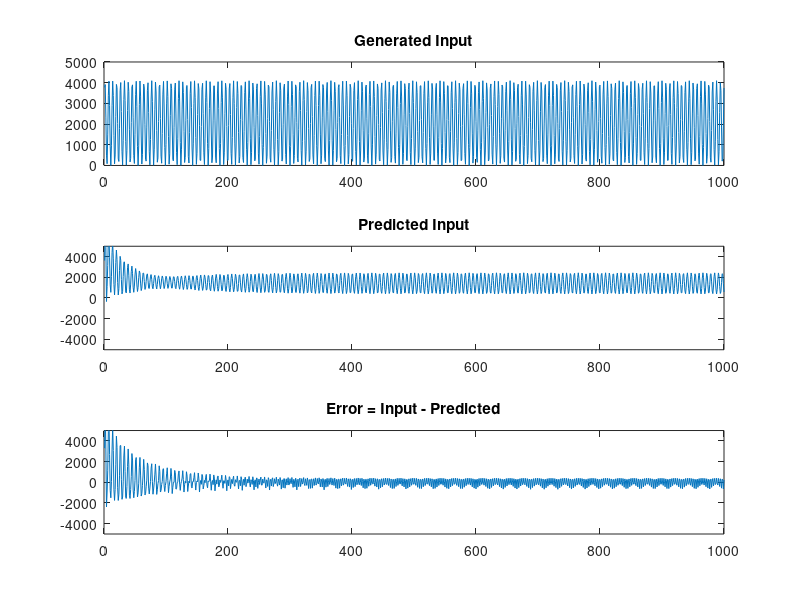

Reproduce this figure in MATLAB.
% reset everything
clear all; close all; clc;

% wait for button press
wait = 0;

% generate input
input_size = 1000;
input = 2048 .* sin(1:input_size)' + 2048;
input = uint16(input);

% create input buffer
buffer_size = 5;
buffer = zeros(buffer_size,1);

% create weights and randomize values
weights_size = 5;
weights = 2 .* rand(weights_size,1) -1;

% set step size
step = 0.000000003;

% create vectors to hold values for predicted and error values
predicted_values = zeros(input_size,1);
error_values = zeros(input_size,1);

% distance buffers
in_dist_values = zeros(input_size,1);
pr_dist_values = zeros(input_size,1);

for ii = 1:input_size
    % read in next value
    buffer(:) = [input(ii); buffer(1:buffer_size-1)];
    
    % predict next value
    predict = buffer' * -weights;
    
    % get error
    in_dist = input(ii) - 2048;
    pr_dist = predict - 2048;
    error = double(in_dist) + double(pr_dist);
    
    % print out all values
    fprintf('Input = %6f \nPredicted = %6f \nError = %6f \n\n', ...
        input(ii), predict, error);
    if wait == 1
        k = waitforbuttonpress;
    end
    
    % calculate new weights based on error
    weights(:) = (1-step) .* weights + step * error .* double(buffer);
    
    % save predicted values and error values
    predicted_values(ii) = predict;
    error_values(ii) = error;
    
    % save distance values for input and prediction
    in_dist_values(ii) = in_dist;
    pr_dist_values(ii) = pr_dist;
end

% plot subplot of actual values vs predicted values vs error values
fig1 = figure(1);
subplot(3,1,1);
plot(1:input_size, input);
title('Generated Input');
subplot(3,1,2);
plot(1:input_size, predicted_values);
title('Predicted Input');
axis([0 1000 -5000 5000])
subplot(3,1,3);
plot(1:input_size, error_values);
title('Error = Input - Predicted');
axis([0 1000 -5000 5000])


